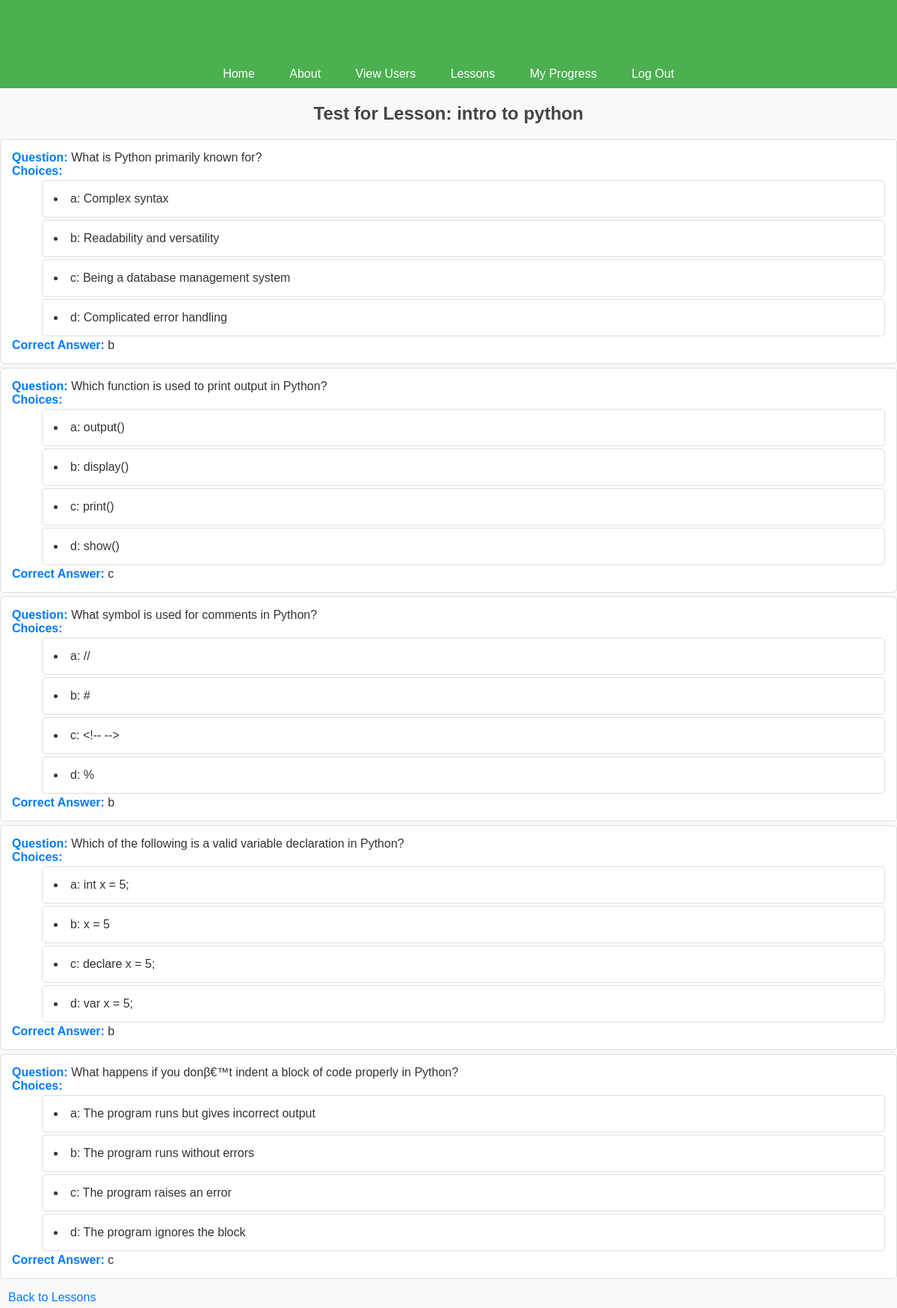
Before: /lessons/view_lesson_test/0/ (signed in) with the older database file.
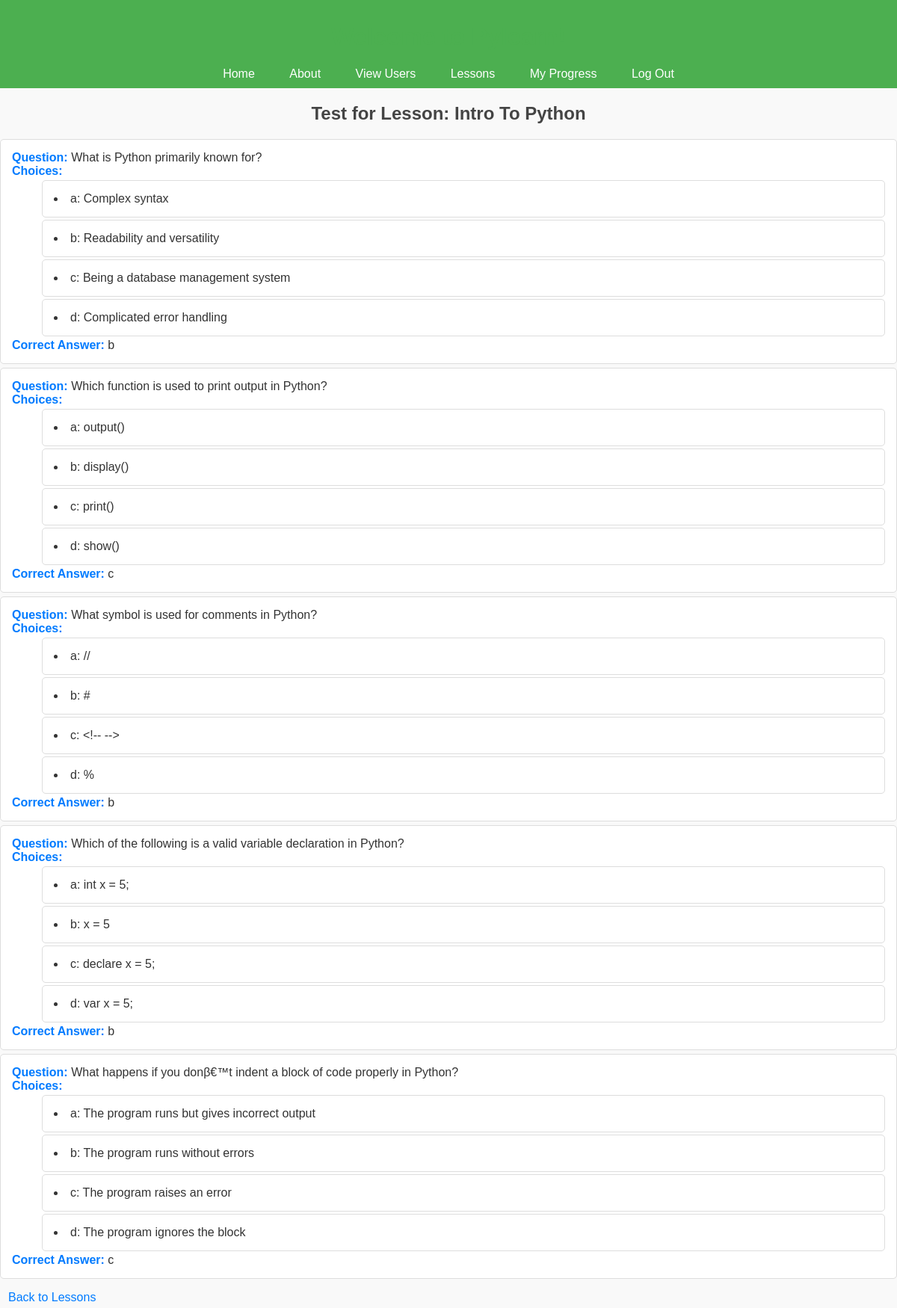
After: the same page with the newer database file.
### lessons/models.py (models this page shows, shortened)
class Lesson(models.Model):
    title = models.CharField(max_length=200)
    content = models.TextField()  # HTML or Markdown for lesson content
    order = models.IntegerField()  # Lesson order in the curriculum

class Quiz(models.Model):
    lesson = models.ForeignKey(Lesson, on_delete=models.CASCADE, related_name="quizzes")
    question = models.TextField()
    answer_choices = models.JSONField()  # Store multiple choices as JSON
    correct_answer = models.CharField(max_length=100)

### lessons/views.py (the view)
# urls.py: path('view_lesson_test/<int:lesson_id>/', views.view_lesson_test, name='view_lesson_test'),
@login_required
def view_lesson_test(request, lesson_id):
    lesson = get_object_or_404(Lesson, id=lesson_id)    # get specified lesson
    quizzes = lesson.quizzes.all()  # get all quizzes associated with that lesson
    return render(request, 'view_lesson_test.html', {'lesson': lesson, 'quizzes': quizzes}) # display lesson test

### lessons/templates/view_lesson_test.html
{% extends 'base.html' %}
{% block content %}
<head>
    {% load static %}
    <link rel="stylesheet" type="text/css" href="{% static 'styles/test_style.css' %}">
</head>
<h2>Test for Lesson: {{ lesson.title }}</h2>
<ul>
    {% for quiz in quizzes %}
    <li>
        <strong>Question:</strong> {{ quiz.question }}<br>
        <strong>Choices:</strong>
        <ul>
            {% for key, choice in quiz.answer_choices.items %}
            <li>{{ key }}: {{ choice }}</li>
            {% endfor %}
        </ul>
        <strong>Correct Answer:</strong> {{ quiz.correct_answer }}
    </li>
    {% empty %}
    <li>No test available for this lesson.</li>
    {% endfor %}
</ul>
<a href="{% url 'lessons:view_lessons' 1 lesson.id %}">Back to Lessons</a>
{% endblock %}

Changed rows visible on the page:
changed Lesson: title "intro to python" → "Intro To Python"
